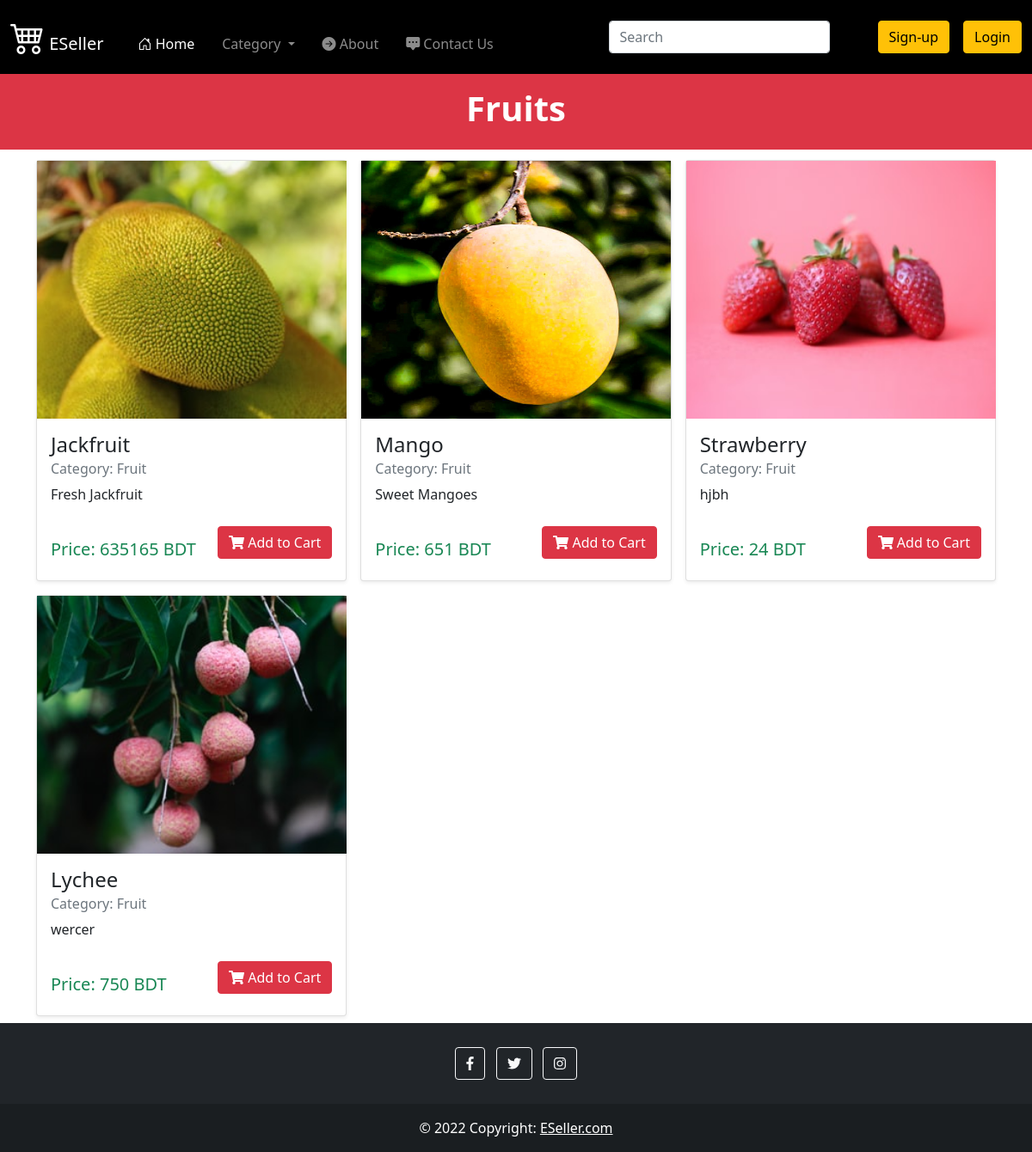
The page /fruit on the database as committed earlier.
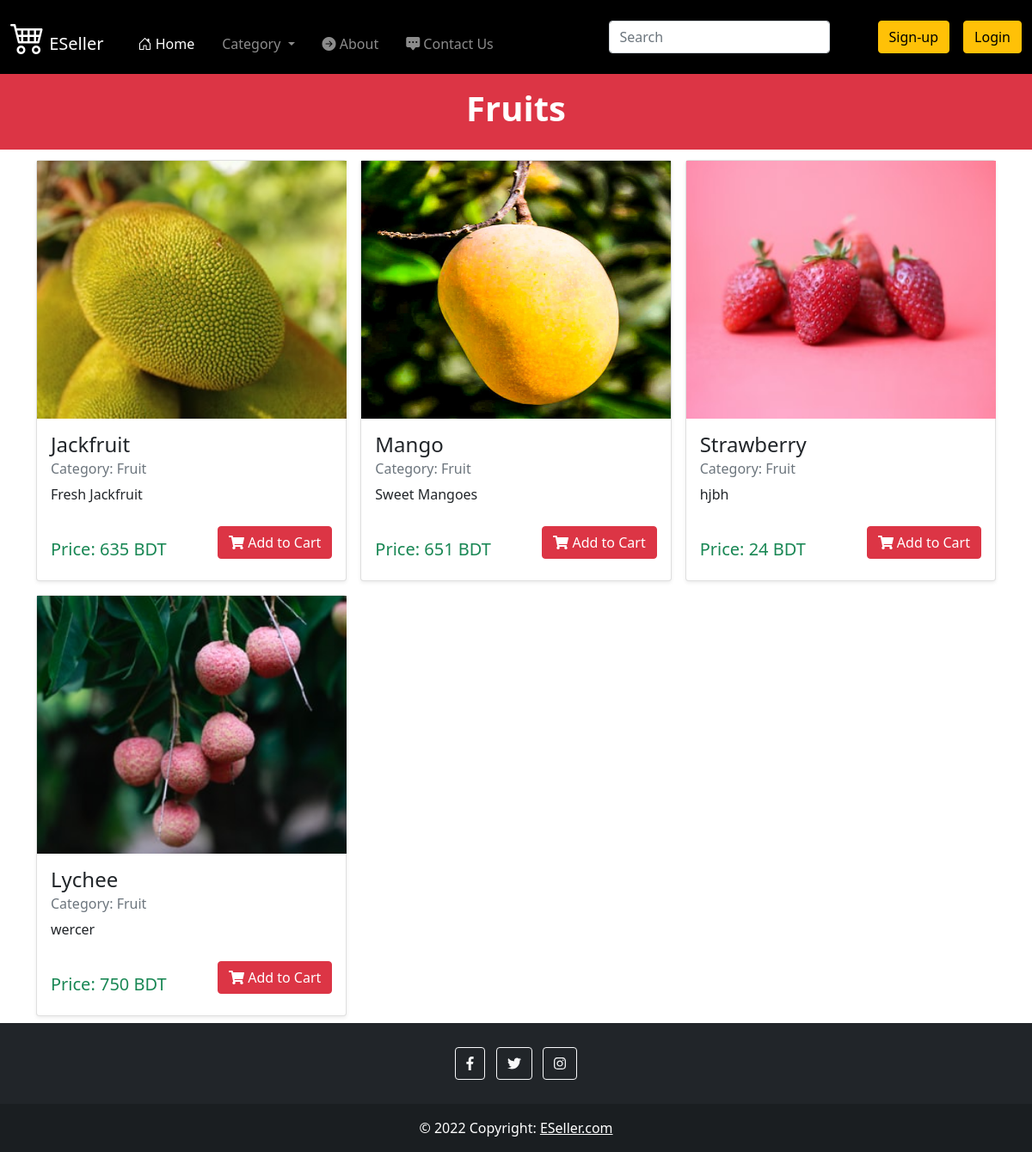
The same page on the database as committed later.
### home/models.py (models this page shows, shortened)
class Product(models.Model):
    product_id = models.AutoField(primary_key=True)
    product_name = models.CharField(max_length=100)
    category = models.CharField(max_length=100)
    price = models.IntegerField()
    description = models.CharField(max_length=400)
    pub_date = models.DateField()
    image = models.ImageField(upload_to="static")

### home/views.py (the view)
# urls.py: path("fruit", views.fruit, name='fruit'),
def fruit(request):
    product = Product.objects.filter(category="Fruit")
    n = Product.objects.filter(category="Fruit").count()
    if request.user.is_authenticated:
        customer = request.user
        order,created = Order.objects.get_or_create(customer=customer, complete=False)
        number_of_product_in_cart = order.get_cart_items
        params = {'product': product, 'range':range(1,n), 'n':n, 'number_of_product_in_cart': number_of_product_in_cart}
    else:
        params = {'product': product, 'range':range(1,n), 'n':n}
    return render(request,'fruit.html',params)

### templates/fruit.html (shortened to what this page needs)
{% extends 'base.html' %} {% block title %} Fruits {% endblock title %}
{% block body %}
<div class="p-3 mb-1 bg-danger text-white text-center my-0">
    <h1><b>Fruits</b></h1>
</div>
{% if n > 0 %}
<div class="album py-2 bg-gradient">
    <div class="container">
        <div class="row row-cols-1 row-cols-sm-2 row-cols-md-3 g-3">
            {% for i in product %}
            <div class="col">
                <div class="card shadow-sm product_data">
                    <img src="{{i.image}}" width="360px" height="300px"/>
                    <div class="card-body">
                        <h4 class="card-title">{{ i.product_name}}</h4>
                        <h6 class="card-subtitle mb-2 text-muted">
                            Category: {{i.category}}
                        </h6>
                        <p class="card-text">{{i.description}}</p>
                        <div class="buy d-flex justify-content-between align-items-center">
                            <div class="price text-success">
                                <h5 class="mt-4">Price: {{i.price}} BDT</h5>
                            </div>
                        <button data-product="{{i.product_id}}"" data-action="add" class="btn btn-danger add-btn update-cart" style="height:100%;">
                                <i class="fa fa-shopping-cart"></i> Add to Cart</button>
                        </div>
                    </div>
                </div>
            </div>
            {% endfor %}
        </div>
    </div>
</div>
{% endif %}
{% endblock body %}

### templates/base.html (shortened to what this page needs)
<!DOCTYPE html>
<html lang="en">
{% load static %}
<head>
  <link href="https://cdn.jsdelivr.net/npm/bootstrap@5.1.3/dist/css/bootstrap.min.css" rel="stylesheet"
 />
  <link rel="stylesheet" href="https://cdn.jsdelivr.net/npm/bootstrap-icons@1.7.2/font/bootstrap-icons.css" />
</head>
<body>
  <nav class="navbar navbar-expand-lg navbar-dark" style="background-color: #000000;">
    <div class="container-fluid">
      <a class="navbar-brand" href="/">
        <i class="bi bi-cart4" style="font-size: 40px"></i>
        ESeller
      </a>
      <div class="collapse navbar-collapse" id="navbarSupportedContent">
        <ul class="navbar-nav me-auto mb-2 mb-lg-0">
          <li class="nav-item ms-3">
            <a class="nav-link active mt-3" aria-current="page" href="/">
              <i class="bi bi-house-door"></i> Home</a>
          </li>
          <li class="nav-item dropdown ms-3">
            <a class="nav-link dropdown-toggle mt-3" href="#" id="navbarDropdown" role="button"
              data-bs-toggle="dropdown" aria-expanded="false">
              Category
            </a>
          </li>
          <li class="nav-item ms-3">
            <a class="nav-link mt-3" href="/about">
              <i class="bi bi-arrow-right-circle-fill"></i> About</a>
          </li>
          <li class="nav-item ms-3">
            <a class="nav-link mt-3" href="/contact">
              <i class="bi bi-chat-square-dots-fill"></i>
              Contact Us</a>
          </li>
        </ul>
        <form class="d-flex mb-3 mt-3 me-5">
          <input class="form-control me-2" type="search" placeholder="Search" aria-label="Search" />
        </form>
        {% if user.is_authenticated %}
        {% if user.is_superuser%}
        <button type="button" class="btn btn-warning position-relative me-4">
          <i class="bi bi-bell-fill"></i>
          <span class="position-absolute top-0 start-100 translate-middle badge rounded-pill bg-danger">
            1
            <span class="visually-hidden">unread messages</span>
          </span>
        </button>
        {% comment %} Nothing will happen because admin can not buy products {% endcomment %}
        {% else %}
        <a type="button" class="btn btn-warning me-2" href="/cart"><i class="bi bi-bag-check-fill"></i> Cart(<b>{{number_of_product_in_cart}}</b>)</a>
        {% endif %}
        <div class="btn-group me-3">
          <button type="button" class="btn btn-warning">
            Welcome <i>{{request.user}}</i>
          </button>
          <button type="button" class="btn btn-warning dropdown-toggle dropdown-toggle-split" data-bs-toggle="dropdown"
            aria-expanded="false">
          </button>
          <ul class="dropdown-menu">
            <li><a class="dropdown-item" href="">My Profile</i></a></li>
            {%if user.is_superuser%}
            <li><a class="dropdown-item"  href="add_product">Add Items</i></a></li>
            <li><a class="dropdown-item" href="contact_admin">View Contacts</i></a></li>
            <li><a class="dropdown-item" href="">View Orders</i></a></li>
            {%endif%}
            <li><a class="dropdown-item" href="logout">Logout</i></a></li>
          </ul>
        </div>
        {% else %}
        <button type="button" class="btn btn-warning" data-bs-toggle="modal" data-bs-target="#signupModal">
          Sign-up
        </button>
        <button type="button" class="btn btn-warning ms-3" data-bs-toggle="modal" data-bs-target="#loginModal">
          Login
        </button>
        {%endif%}
      </div>
    </div>
  </nav>
  {% block body %}{% endblock body %}
    <footer class="bg-dark text-center text-white last-part">
      <div class="container p-4 pb-0">
        <section class="mb-4">
          <a class="btn btn-outline-light btn-floating m-1" href="https://facebook.com/home" role="button"><i class="fab fa-facebook-f"></i></a>
          <a class="btn btn-outline-light btn-floating m-1" href="https://twitter.com" role="button"
            ><i class="fab fa-twitter"></i
          ></a>
          <a class="btn btn-outline-light btn-floating m-1" href="https://instagram.com" role="button"
            ><i class="fab fa-instagram"></i
          ></a>
        </section>
      </div>
      <div class="text-center p-3" style="background-color: rgba(0, 0, 0,0.2);">
        © 2022 Copyright:
        <a class="text-white" href="https://eseller.com">ESeller.com</a>
      </div>
    </footer>
</body>
</html>

Rows that differ between the two databases and show on the page:
changed Product "Jackfruit": price "635165" → "635"
